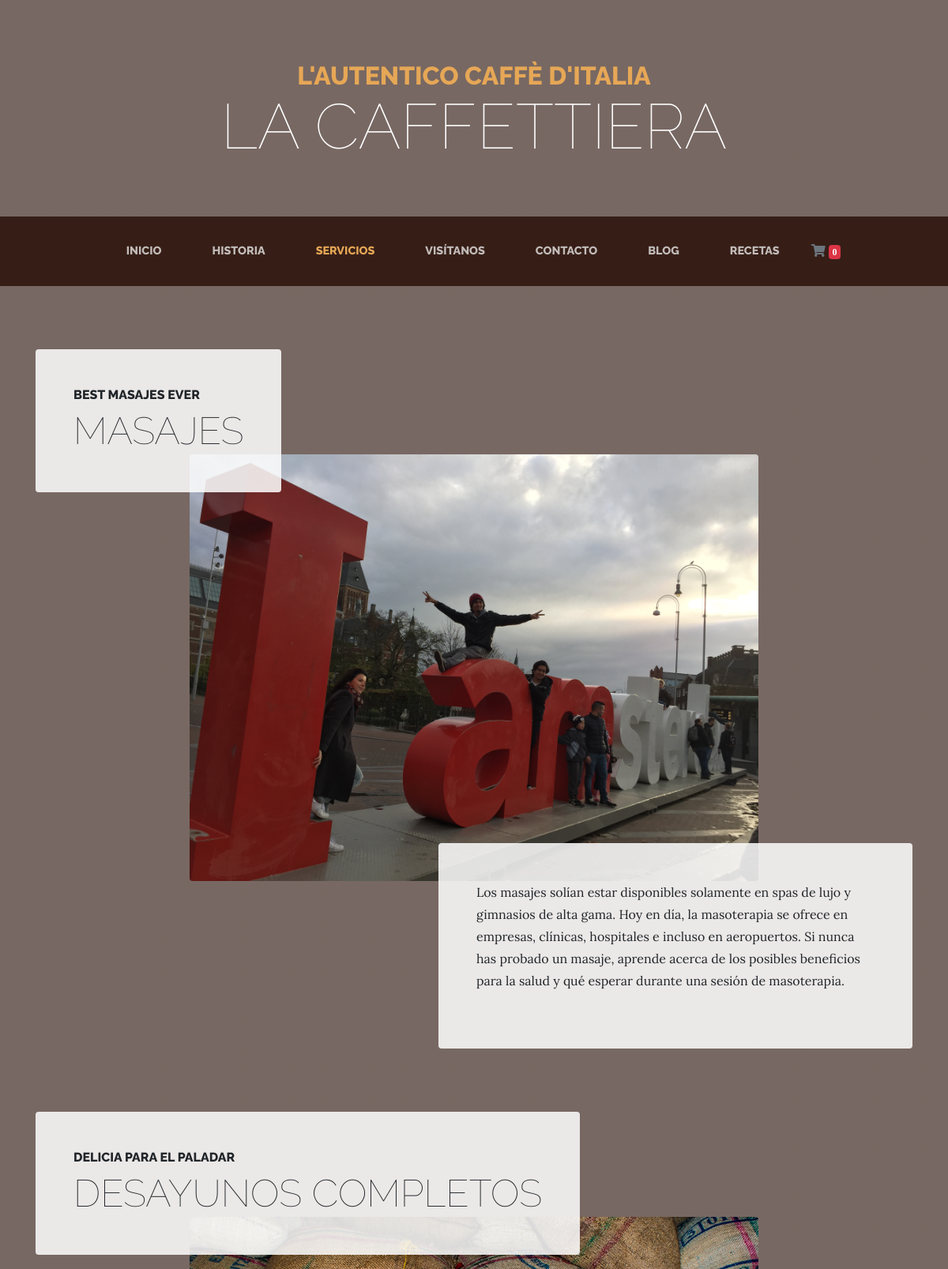
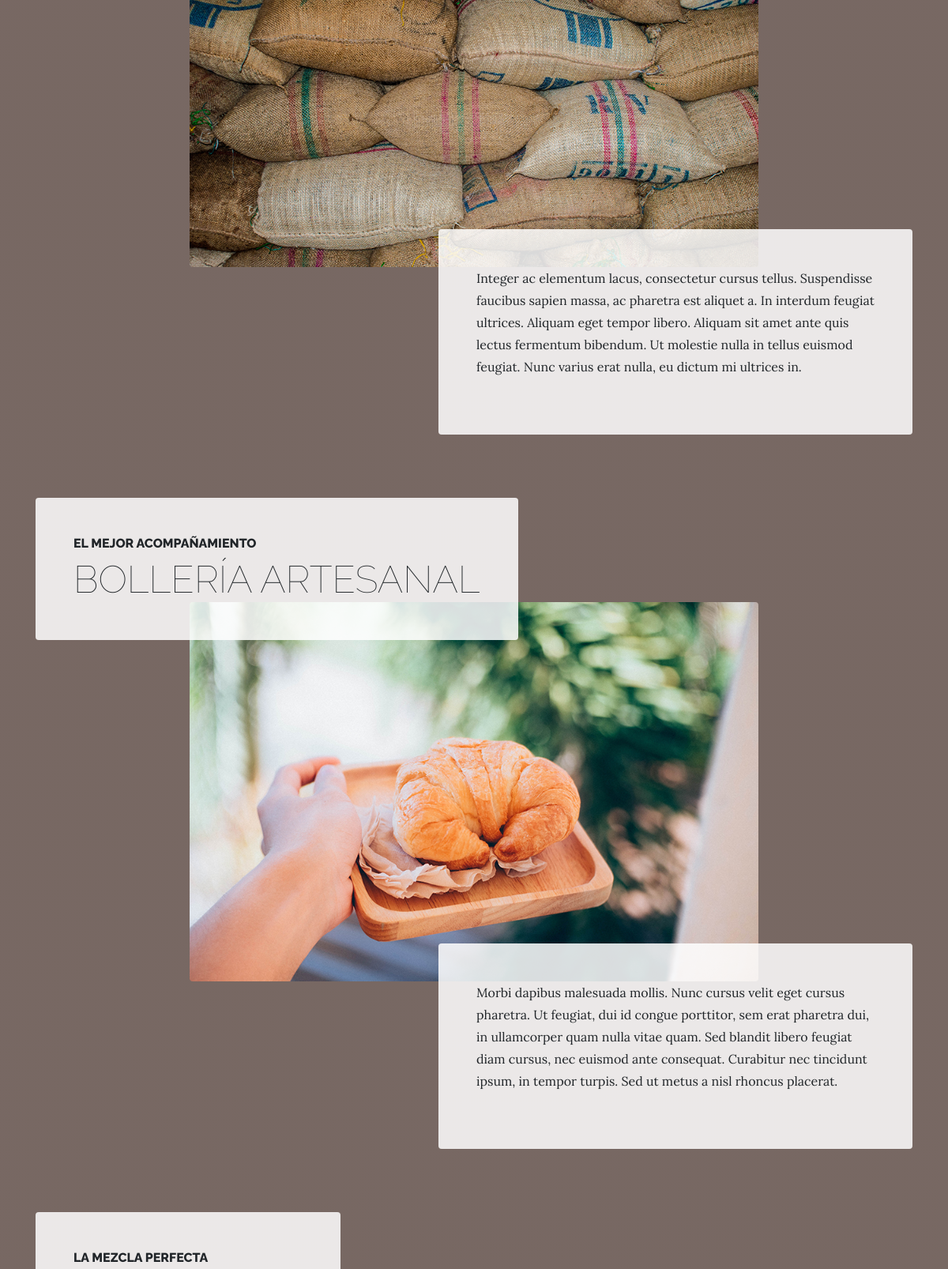
The app's page /servicios/ (upper part) with its own data (2 pictures, top to bottom).
### services/models.py (models this page shows, shortened)
class Service(models.Model):
    title = models.CharField(max_length=200, verbose_name="Nombre del Servicio")
    subtitle = models.CharField(max_length=200, verbose_name="Titulo",  null=True, blank=True)
    description = models.TextField(verbose_name="Descripción")
    image = models.ImageField(verbose_name="Imágen", upload_to = 'services', null=True, blank=True)
    created = models.DateTimeField(auto_now_add=True, verbose_name="Fecha creación") # Se ejecuta una sola vez, cuando se ha creado
    updated = models.DateTimeField(auto_now=True, verbose_name="Fecha actualización") # Se ejecuta cada vez que se actualiza el campo
    class Meta:
        verbose_name = "Servicio"
        verbose_name_plural = "Servicios"
        ordering = ['-created'] # Ordena de manera descendente

### services/views.py (the view)
# urls.py: path('', ServiceTemplateView.as_view(), name="services"),
class ServiceTemplateView(TemplateView):
    template_name = 'services/services.html'
    def get_context_data(self, **kwargs):
        context = super().get_context_data(**kwargs)
        context['services'] = Service.objects.all()
        return context

### pages/templatetags/pages_extras.py (called while the page is built)
@register.simple_tag
def get_page_list():
    pages = Page.objects.all()
    return pages

### social/processors.py (called while the page is built)
def ctx_dict(req):
    ctx = {}
    links = Link.objects.all()
    for link in links:
        ctx[link.key] = link.url
    return ctx

### services/templates/services/services.html (shortened to what this page needs)
{% extends 'core/base.html' %}
{% block content %}
{% load static %}
  {% for service in services %}
    <section class="page-section">
      <div class="container">
        <div class="product-item">
          <div class="product-item-title d-flex">
            <div class="bg-faded p-5 d-flex mr-auto rounded">
              <h2 class="section-heading mb-0">
                <span class="section-heading-upper">{{ service.subtitle }}</span>
                <span class="section-heading-lower">{{ service.title}} </span>
              </h2>
            </div>
          </div>
          <img class="product-item-img mx-auto d-flex rounded img-fluid mb-3 mb-lg-0" src="{{ service.image.url }}" alt="">
          <div class="product-item-description d-flex ml-auto">
            <div class="bg-faded p-5 rounded">
              <p class="mb-0">
                {{ service.description }}
              </p>
              <br>
            </div>
          </div>
        </div>
      </div>
    </section>
  {% endfor %}
{% endblock %}

### core/templates/core/base.html (shortened to what this page needs)
<!DOCTYPE html>
<html lang="en">
  <head>
    {% load static %}
    <link
      rel="stylesheet"
      href="https://use.fontawesome.com/releases/v5.0.13/css/all.css"
    />
    <link
      rel="stylesheet"
      href="https://stackpath.bootstrapcdn.com/bootstrap/4.1.1/css/bootstrap.min.css"
    />
    <link rel="stylesheet" href="https://maxcdn.bootstrapcdn.com/bootstrap/4.5.2/css/bootstrap.min.css">
    <link rel="stylesheet" href="{% static 'core/css/business-casual.css' %}" />
  </head>
  <body>
    <h1 class="site-heading text-center text-white d-none d-lg-block">
      <span class="site-heading-upper text-primary mb-3">L'autentico caffè d'italia</span>
      <span class="site-heading-lower">La Caffettiera</span>
    </h1>
    <nav class="navbar navbar-expand-lg navbar-dark py-lg-4" id="mainNav">
      <div class="container">
        <div class="collapse navbar-collapse" id="navbarResponsive">
          <ul class="navbar-nav mx-auto">
            <li class="nav-item px-lg-4 {% if request.path == '/' %} active {% endif %}">
              <a class="nav-link text-uppercase text-expanded" href="{% url 'core:index' %}">Inicio</a>
            </li>
            <li class="nav-item px-lg-4 {% if request.path == '/acerca-de/' %} active {% endif %}" >
              <a class="nav-link text-uppercase text-expanded" href="{% url 'core:about' %}">Historia</a>
            </li>
            <li class="nav-item px-lg-4 {% if request.path == '/servicios/' %} active {% endif %}">
              <a class="nav-link text-uppercase text-expanded" href="{% url 'services:services' %}">Servicios</a>
            </li>
            <li class="nav-item px-lg-4 {% if request.path == '/visitanos/' %} active {% endif %}">
              <a class="nav-link text-uppercase text-expanded" href="{% url 'core:store' %}">Visítanos</a>
            </li>
            <li class="nav-item px-lg-4 {% if request.path == '/contacto/' %} active {% endif %}">
              <a class="nav-link text-uppercase text-expanded" href="{% url 'contact' %}">Contacto</a>
            </li>
            <li class="nav-item px-lg-4 {% if request.path|slice:':6' == '/blog/' %} active {% endif %}">
              <a class="nav-link text-uppercase text-expanded" href="{% url 'blog:blog' %}">Blog</a>
            </li>
            <li class="nav-item px-lg-4 {% if request.path == '/recipe/' %} active {% endif %}">
              <a class="nav-link text-uppercase text-expanded" href="{% url 'recipes:recipes' %}">Recetas</a>
            </li>
            <li>
              <a href="#" onclick="verPedido()" class="nav-link text-secondary">
                <i class="fas fa-shopping-cart"> <span id="cart-badge" class="badge badge-danger">0</span> </i>
              </a>
            </li>
          </ul>
        </div>
      </div>
    </nav>
    {% block content %} {% endblock %}
        {% load pages_extras%}
        {% get_page_list as page_list %}
  </body>
</html>

### core/static/core/css/business-casual.css (style rules this page uses)
body { font-family: 'Lora'; background: linear-gradient(rgba(47, 23, 15, 0.65), rgba(47, 23, 15, 0.65)), url("../img/bg.jpg"); background-attachment: fixed; background-position: center; background-size: cover; }
h1, h2, h3, h4, h5, h6 { font-family: 'Raleway'; }
p { line-height: 1.75; }
.site-heading { margin-top: 5rem; margin-bottom: 5rem; text-transform: uppercase; line-height: 1; font-family: 'Raleway'; }
.site-heading .site-heading-upper { display: block; font-size: 2rem; font-weight: 800; }
.site-heading .site-heading-lower { font-size: 5rem; font-weight: 100; line-height: 4rem; }
.page-section { margin-top: 5rem; margin-bottom: 5rem; }
.section-heading { text-transform: uppercase; }
.section-heading .section-heading-upper { display: block; font-size: 1rem; font-weight: 800; padding-bottom:.5rem; }
.section-heading .section-heading-lower { display: block; font-size: 3rem; font-weight: 100; }
.bg-faded { background-color: rgba(255, 255, 255, 0.85); }
#mainNav { background-color: rgba(47, 23, 15, 0.9); font-family: 'Raleway'; }
#mainNav .navbar-nav .nav-item .nav-link { color: rgba(255, 255, 255, 0.7); font-weight: 800; }
#mainNav .navbar-nav .nav-item.active .nav-link { color: #e6a756; }
@media (min-width: 992px) { #mainNav .navbar-nav .nav-item .nav-link { font-size: 0.9rem; } }
@media (min-width: 992px) { .product-item .product-item-title { position: relative; z-index: 1; margin-bottom: -3rem; } }
@media (min-width: 992px) { .product-item .product-item-img { position: relative; z-index: 0; max-width: 60vw; } }
@media (min-width: 992px) { .product-item .product-item-description { position: relative; z-index: 1; margin-top: -3rem; max-width: 50vw; } }
.text-primary { color: #e6a756 !important; }

### records on screen
Service: subtitle "BEST MASAJES EVER", title "MASAJES", image (picture), description "Los masajes solían estar disponibles solamente en spas de lujo y gimnasios de alta gama. Hoy en día, la masoterapia se ofrece en empresas, clínicas, hospitales e incluso en aeropuertos. Si nunca has probado un masaje, aprende acerca de los posibles beneficios para la salud y qué esperar durante una sesión de masoterapia."
Service: subtitle "DELICIA PARA EL PALADAR", title "DESAYUNOS COMPLETOS", image (picture), description "Integer ac elementum lacus, consectetur cursus tellus. Suspendisse faucibus sapien massa, ac pharetra est aliquet a. In interdum feugiat ultrices. Aliquam eget tempor libero. Aliquam sit amet ante quis lectus fermentum bibendum. Ut molestie nulla in tellus euismod feugiat. Nunc varius erat nulla, eu dictum mi ultrices in."
Service: subtitle "EL MEJOR ACOMPAÑAMIENTO", title "BOLLERÍA ARTESANAL", image (picture), description "Morbi dapibus malesuada mollis. Nunc cursus velit eget cursus pharetra. Ut feugiat, dui id congue porttitor, sem erat pharetra dui, in ullamcorper quam nulla vitae quam. Sed blandit libero feugiat diam cursus, nec euismod ante consequat. Curabitur nec tincidunt ipsum, in tempor turpis. Sed ut metus a nisl rhoncus placerat."
Service: subtitle "LA MEZCLA PERFECTA"
